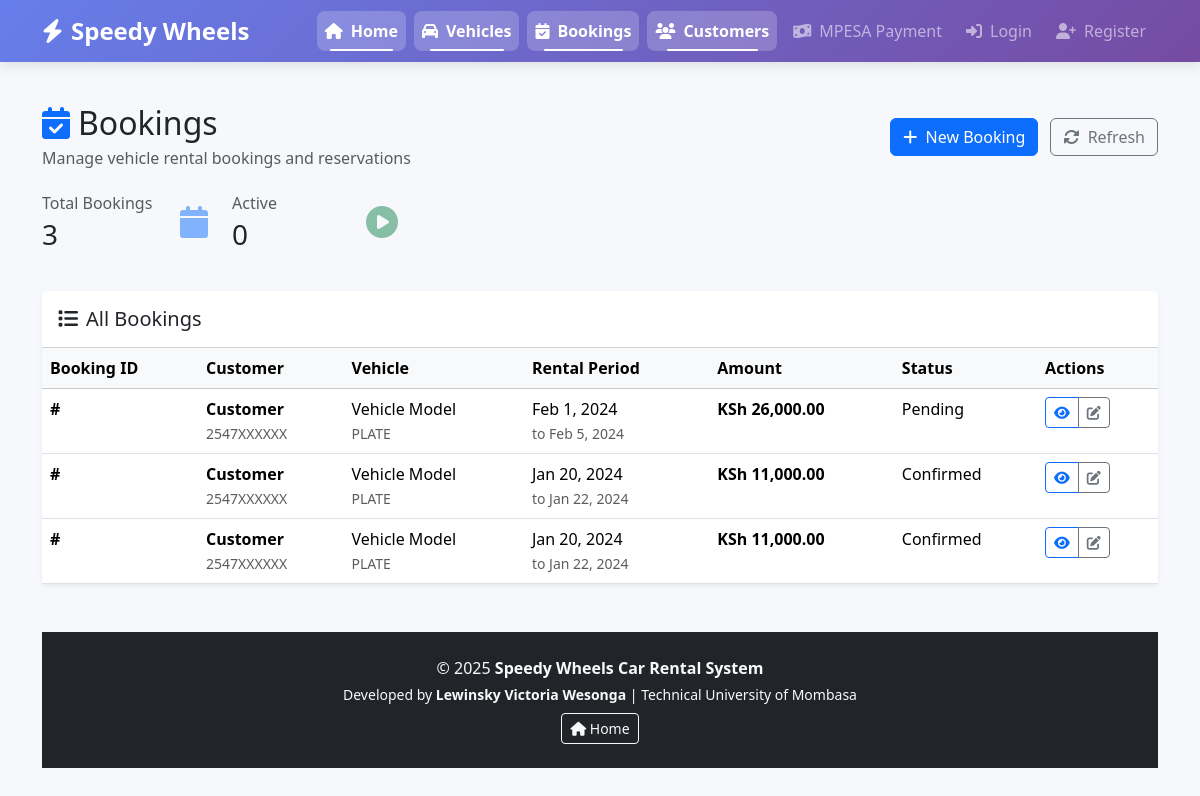
/src/modules/bookings/index.php, run on the app's committed database.
### tables this page shows
CREATE TABLE bookings (
    booking_id INT PRIMARY KEY AUTO_INCREMENT,
    customer_id INT,
    vehicle_id INT,
    start_date DATE NOT NULL,
    end_date DATE NOT NULL,
    total_amount DECIMAL(10,2),
    status ENUM('pending', 'confirmed', 'active', 'completed', 'cancelled') DEFAULT 'pending',
    created_at TIMESTAMP DEFAULT CURRENT_TIMESTAMP,
    FOREIGN KEY (customer_id) REFERENCES customers(customer_id) ON DELETE CASCADE,
    FOREIGN KEY (vehicle_id) REFERENCES vehicles(vehicle_id) ON DELETE CASCADE,
    INDEX idx_dates (start_date, end_date),
    INDEX idx_status (status)
);

### src/modules/bookings/index.php (the view, shortened to what this page needs)
<?php
require_once dirname(__DIR__, 2) . '/includes/header.php';
$root_dir = dirname(__DIR__, 2);
$db_config_path = $root_dir . '/config/database.php';
if (file_exists($db_config_path)) {
    require_once $db_config_path;
} else {
    function getDatabaseConnection() {
        try {
            $pdo = new PDO(
                "mysql:host=localhost;dbname=speedy_wheels;charset=utf8mb4",
                "root",
                "",
                [PDO::ATTR_ERRMODE => PDO::ERRMODE_EXCEPTION]
            );
            return $pdo;
        } catch (PDOException $e) {
            die("Database connection failed: " . $e->getMessage());
        }
    }
}
try {
    $pdo = getDatabaseConnection();
    try {
        $stmt = $pdo->query("
            SELECT * FROM bookings
            ORDER BY start_date DESC
            LIMIT 20
        ");
        $bookings = $stmt->fetchAll();
    } catch (PDOException $e) {
        $bookings = [
            [
                'id' => 1,
                'start_date' => date('Y-m-d'),
                'end_date' => date('Y-m-d', strtotime('+3 days')),
                'total_amount' => 15000,
                'status' => 'confirmed',
                'full_name' => 'John Doe',
                'phone' => '254712345678',
                'model' => 'Toyota Corolla',
                'plate_number' => 'KCA 123A'
            ],
            [
                'id' => 2,
                'start_date' => date('Y-m-d', strtotime('-1 day')),
                'end_date' => date('Y-m-d', strtotime('+2 days')),
                'total_amount' => 12000,
                'status' => 'active',
                'full_name' => 'Jane Smith',
                'phone' => '254723456789',
                'model' => 'Honda Civic',
                'plate_number' => 'KCB 456B'
            ]
        ];
    }
} catch (PDOException $e) {
    $error = "Database error: " . $e->getMessage();
    $bookings = [];
}
?>
<div class="row">
    <div class="col-12">
        <div class="d-flex justify-content-between align-items-center mb-4">
            <div>
                <h1 class="h2 mb-1">
                    <i class="fas fa-calendar-check me-2 text-primary"></i>Bookings
                </h1>
                <p class="text-muted mb-0">Manage vehicle rental bookings and reservations</p>
            </div>
            <div>
                <a href="create_booking.php" class="btn btn-primary me-2">
                    <i class="fas fa-plus me-1"></i> New Booking
                </a>
                <button class="btn btn-outline-secondary" onclick="window.location.reload()">
                    <i class="fas fa-sync-alt me-1"></i> Refresh
                </button>
            </div>
        </div>
        <div class="row mb-4">
            <div class="col-xl-2 col-md-4 col-6 mb-3">
                <div class="stat-card">
                    <div class="d-flex align-items-center">
                        <div class="flex-grow-1">
                            <h6 class="text-muted mb-1">Total Bookings</h6>
                            <h3 class="mb-0"><?php echo count($bookings); ?></h3>
                        </div>
                        <div class="flex-shrink-0">
                            <i class="fas fa-calendar fa-2x text-primary opacity-50"></i>
                        </div>
                    </div>
                </div>
            </div>
            <div class="col-xl-2 col-md-4 col-6 mb-3">
                <div class="stat-card" style="border-left-color: #28a745;">
                    <div class="d-flex align-items-center">
                        <div class="flex-grow-1">
                            <h6 class="text-muted mb-1">Active</h6>
                            <h3 class="mb-0">
                                <?php
                                $active = array_filter($bookings, function($b) {
                                    return ($b['status'] ?? '') === 'active';
                                });
                                echo count($active);
                                ?>
                            </h3>
                        </div>
                        <div class="flex-shrink-0">
                            <i class="fas fa-play-circle fa-2x text-success opacity-50"></i>
                        </div>
                    </div>
                </div>
            </div>
        </div>
        <div class="card border-0 shadow-sm">
            <div class="card-header bg-white py-3">
                <h5 class="card-title mb-0">
                    <i class="fas fa-list me-2"></i>All Bookings
                </h5>
            </div>
            <div class="card-body p-0">
                <div class="table-responsive">
                    <table class="table table-hover mb-0">
                        <thead class="table-light">
                            <tr>
                                <th>Booking ID</th>
                                <th>Customer</th>
                                <th>Vehicle</th>
                                <th>Rental Period</th>
                                <th>Amount</th>
                                <th>Status</th>
                                <th>Actions</th>
                            </tr>
                        </thead>
                        <tbody>
                            <?php foreach ($bookings as $booking): ?>
                            <tr>
                                <td><strong>#<?php echo $booking['id']; ?></strong></td>
                                <td>
                                    <div class="fw-semibold"><?php echo htmlspecialchars($booking['full_name']); ?></div>
                                    <small class="text-muted"><?php echo htmlspecialchars($booking['phone']); ?></small>
                                </td>
                                <td>
                                    <div><?php echo htmlspecialchars($booking['model']); ?></div>
                                    <small class="text-muted"><?php echo htmlspecialchars($booking['plate_number']); ?></small>
                                </td>
                                <td>
                                    <div><?php echo date('M j, Y', strtotime($booking['start_date'])); ?></div>
                                    <small class="text-muted">to <?php echo date('M j, Y', strtotime($booking['end_date'])); ?></small>
                                </td>
                                <td><strong>KSh <?php echo number_format($booking['total_amount'], 2); ?></strong></td>
                                <td>
                                    <span class="status-badge status-<?php echo $booking['status']; ?>">
                                        <?php echo ucfirst($booking['status']); ?>
                                    </span>
                                </td>
                                <td>
                                    <div class="btn-group btn-group-sm">
                                        <button class="btn btn-outline-primary" title="View Details">
                                            <i class="fas fa-eye"></i>
                                        </button>
                                        <button class="btn btn-outline-secondary" title="Edit">
                                            <i class="fas fa-edit"></i>
                                        </button>
                                    </div>
                                </td>
                            </tr>
                            <?php endforeach; ?>
                        </tbody>
                    </table>
                </div>
            </div>
        </div>
    </div>
</div>
<?php
require_once dirname(__DIR__, 2) . '/includes/footer.php';
?>

### src/includes/header.php (style rules this page uses)
:root { --primary-gradient: linear-gradient(135deg, #667eea 0%, #764ba2 100%); --primary-gradient-hover: linear-gradient(135deg, #5a6fd8 0%, #6a4190 100%); --shadow: 0 4px 12px rgba(0,0,0,0.1); }
body { background: #f7f8fb; padding-top: 80px; min-height: 100vh; display: flex; flex-direction: column; }

### data on the page
bookings: full_name "Customer", phone "2547XXXXXX", model "Vehicle Model", plate_number "PLATE", start_date "Feb 1, 2024", end_date "Feb 5, 2024", total_amount "26,000.00", status "Pending"
bookings: full_name "Customer", phone "2547XXXXXX", model "Vehicle Model", plate_number "PLATE", start_date "Jan 20, 2024", end_date "Jan 22, 2024", total_amount "11,000.00", status "Confirmed"

### other printed values
$item['title'] "Home"
$item['title'] "Vehicles"
$item['title'] "Bookings"
$item['title'] "Customers"
$item['title'] "MPESA Payment"
count($bookings) "3"
count($active) "0"
